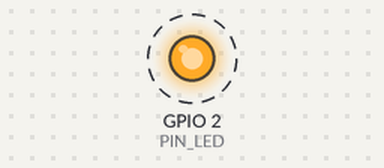
A sketch run on a simulated ESP32. Shown: output pins drawn as LEDs (lit = HIGH). Dashed ring = blinking. What the sketch prints to the serial monitor is not drawn.

Above: at 1.5 s.
Timing chart, 0 to 5.6 s (numbered marks = the images above):
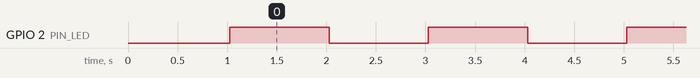

The sketch:

01_Blink_and_Serial.ino
```cpp
/*
 * ============================================================================
 * TEST 01: ESP32 Hardware Verification & Serial Communication
 * Component: ESP32 DevKit (Onboard LED on GPIO 2)
 *
 * PURPOSE:
 * Verifies that your computer can compile code, upload to the ESP32,
 * open the Serial Monitor at 115200 baud, and toggle GPIO pins.
 *
 * HARDWARE CONNECTIONS:
 * - Just connect your ESP32 to your PC using a micro-USB / Type-C cable.
 *
 * EXPECTED OUTPUT ON SERIAL MONITOR (115200 Baud):
 * ------------------------------------------------
 * [BOOT] ESP32 Chip Model: ESP32-D0WDQ6 (Revision 1)
 * [BOOT] CPU Frequency: 240 MHz
 * [BOOT] Flash Chip Size: 4194304 bytes (4MB)
 * [LOOP] Cycle: 1 | Onboard LED: ON
 * [LOOP] Cycle: 1 | Onboard LED: OFF
 * [LOOP] Cycle: 2 | Onboard LED: ON
 * ...
 * ============================================================================
 */

#include <Arduino.h>

#define PIN_LED 2 // Built-in blue LED on most ESP32 DevKit boards

unsigned long cycleCount = 0;

void setup() {
  Serial.begin(115200);
  delay(1000);

  pinMode(PIN_LED, OUTPUT);

  Serial.println(F("\n======================================================="));
  Serial.println(F("✅ Underground Water Management Test 01: ESP32 Core & Serial"));
  Serial.println(F("======================================================="));
  Serial.printf("[BOOT] ESP32 Chip Model: %s (Rev %d)\n", ESP.getChipModel(), ESP.getChipRevision());
  Serial.printf("[BOOT] CPU Frequency: %d MHz\n", ESP.getCpuFreqMHz());
  Serial.printf("[BOOT] Flash Chip Size: %u bytes\n", ESP.getFlashChipSize());
  Serial.printf("[BOOT] Free Heap Memory: %u bytes\n", ESP.getFreeHeap());
  Serial.println(F("[BOOT] Ready! Starting LED blink cycle...\n"));
}

void loop() {
  cycleCount++;

  // LED ON
  digitalWrite(PIN_LED, HIGH);
  Serial.printf("[LOOP] Cycle: %lu | Onboard LED: ON\n", cycleCount);
  delay(1000);

  // LED OFF
  digitalWrite(PIN_LED, LOW);
  Serial.printf("[LOOP] Cycle: %lu | Onboard LED: OFF\n", cycleCount);
  delay(1000);
}
```

Measured:
- by itself, GPIO 2 (PIN_LED): alternates HIGH for 1.0 s and LOW for 1.0 s
